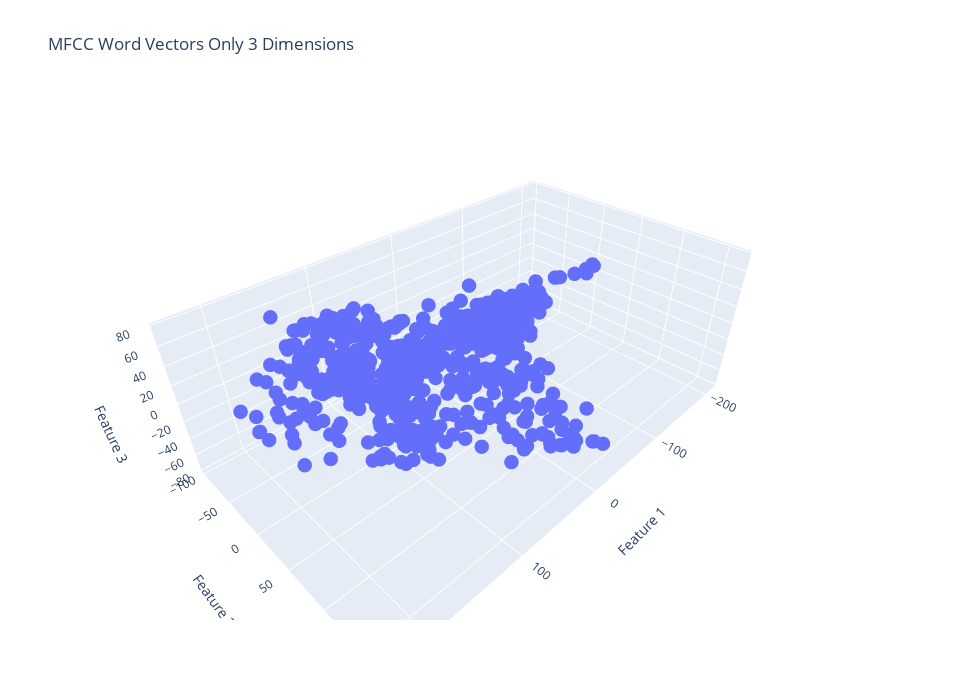
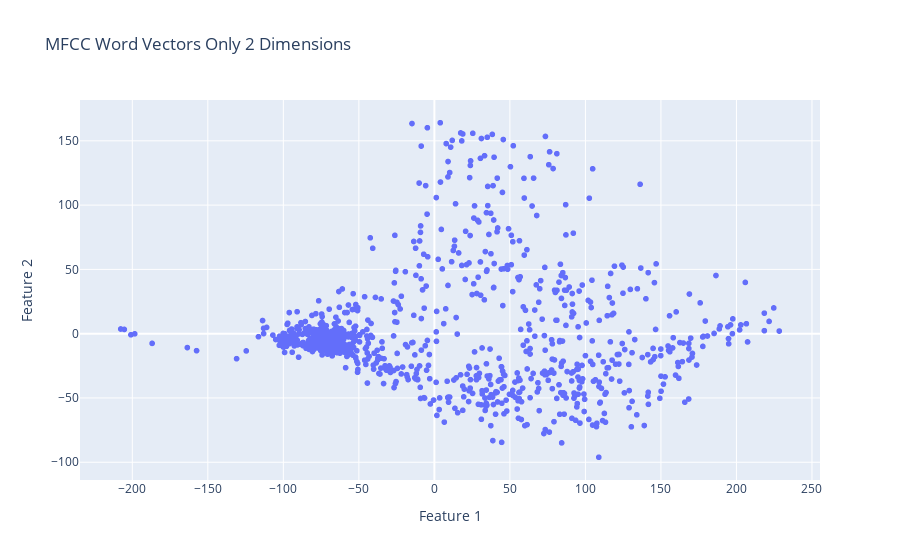

The code cell stored with these charts, in order, in its notebook:
### Markdown cell above
### PCA

### Code cell
mfcc_matrix = np.array(mfcc_matrix)
dim_red_mfcc = PCA(n_components=3)
dim_red_mfcc.fit(mfcc_matrix)
print("The explained variance by each PCA component  is ", dim_red_mfcc.explained_variance_ratio_)
first_components_idxs = np.argsort(np.abs(dim_red_mfcc.components_[0]))[::-1]
second_components_idxs = np.argsort(np.abs(dim_red_mfcc.components_[1]))[::-1]
third_components_idxs = np.argsort(np.abs(dim_red_mfcc.components_[2]))[::-1]

print("The 1st PCA component expressed as a linear combination of the original features (columns): ")
print(dim_red_mfcc.components_[0][first_components_idxs[0]], " of MFCC coefficient ", first_components_idxs[0])
print(dim_red_mfcc.components_[0][first_components_idxs[1]], " of MFCC coefficient ", first_components_idxs[1])
print(dim_red_mfcc.components_[0][first_components_idxs[2]], " of MFCC coefficient ", first_components_idxs[2])

print("The 2nd PCA component expressed as a linear combination of the original features (columns): ")
print(dim_red_mfcc.components_[1][second_components_idxs[0]], " of MFCC coefficient ", second_components_idxs[0])
print(dim_red_mfcc.components_[1][second_components_idxs[1]], " of MFCC coefficient ", second_components_idxs[1])
print(dim_red_mfcc.components_[1][second_components_idxs[2]], " of MFCC coefficient ", second_components_idxs[2])

print("The 3rd PCA component expressed as a linear combination of the original features (columns): ")
print(dim_red_mfcc.components_[2][third_components_idxs[0]], " of MFCC coefficient ", third_components_idxs[0])
print(dim_red_mfcc.components_[2][third_components_idxs[1]], " of MFCC coefficient ", third_components_idxs[1])
print(dim_red_mfcc.components_[2][third_components_idxs[2]], " of MFCC coefficient ", third_components_idxs[2])

# Without colors labeling the ground-truth different word groups
threeD_vectors_mfcc = dim_red_mfcc.transform(mfcc_matrix)
visualize_3d(threeD_vectors_mfcc, "MFCC Word Vectors Only 3 Dimensions")
twoD_vectors_mfcc = threeD_vectors_mfcc[:, 0:2]
visualize_2d(twoD_vectors_mfcc, "MFCC Word Vectors Only 2 Dimensions")

# With colors labeling the ground-truth different word groups
visualize_3d(threeD_vectors_mfcc, "MFCC Word Vectors Only 3 Dimensions", colors)
visualize_2d(twoD_vectors_mfcc, "MFCC Word Vectors Only 2 Dimensions", colors)

# If you experience the error "Mime type rendering requires nbformat>=4.2.0 but it is not installed"
# Type the following in the terminal: "pip install --upgrade nbformat"
# Then, restart the kernal and re-runn the cells

### Figure 1 — Plotly figure (JSON) as saved in the notebook; plotly's stock layout.template omitted (floating-point values rounded to 4 significant figures; data arrays with more than 128 entries replaced by an {"elided": "..."} marker saying what was removed)
{"data": [{"hovertemplate": "Feature 1=%{x}<br>Feature 2=%{y}<br>Feature 3=%{z}<extra></extra>", "legendgroup": "", "marker": {"color": "#636efa", "size": 5, "symbol": "circle"}, "mode": "markers", "name": "", "scene": "scene", "showlegend": false, "type": "scatter3d", "x": {"elided": "1026 float values"}, "y": {"elided": "1026 float values"}, "z": {"elided": "1026 float values"}}], "layout": {"height": 700, "legend": {"tracegroupgap": 0}, "scene": {"domain": {"x": [0, 1], "y": [0, 1]}, "xaxis": {"title": {"text": "Feature 1"}}, "yaxis": {"title": {"text": "Feature 2"}}, "zaxis": {"title": {"text": "Feature 3"}}}, "title": {"text": "MFCC Word Vectors Only 3 Dimensions"}, "width": 960}}

### Figure 2 — Plotly figure (JSON) as saved in the notebook; plotly's stock layout.template omitted (floating-point values rounded to 4 significant figures; data arrays with more than 128 entries replaced by an {"elided": "..."} marker saying what was removed)
{"data": [{"hovertemplate": "Feature 1=%{x}<br>Feature 2=%{y}<extra></extra>", "legendgroup": "", "marker": {"color": "#636efa", "symbol": "circle"}, "mode": "markers", "name": "", "showlegend": false, "type": "scattergl", "x": {"elided": "1026 float values"}, "xaxis": "x", "y": {"elided": "1026 float values"}, "yaxis": "y"}], "layout": {"legend": {"tracegroupgap": 0}, "title": {"text": "MFCC Word Vectors Only 2 Dimensions"}, "xaxis": {"anchor": "y", "domain": [0, 1], "title": {"text": "Feature 1"}}, "yaxis": {"anchor": "x", "domain": [0, 1], "title": {"text": "Feature 2"}}}}
